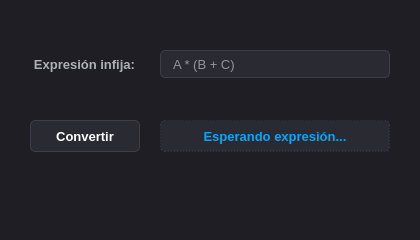
<?xml version="1.0" encoding="UTF-8"?>
<ui version="4.0">
 <class>Dialog</class>
 <widget class="QDialog" name="Dialog">
  <property name="geometry">
   <rect>
    <x>0</x>
    <y>0</y>
    <width>420</width>
    <height>240</height>
   </rect>
  </property>
  <property name="windowTitle">
   <string>Conversor de Expresiones</string>
  </property>
  <property name="styleSheet">
   <string notr="true">/* ======================================================================== */
/* CONFIGURACIÓN GENERAL                                                    */
/* ======================================================================== */
QWidget {
    background-color: #1e1e24;
    color: #e0e0e6;
    font-family: &quot;Segoe UI&quot;, Helvetica, Arial, sans-serif;
    font-size: 13px;
}

/* ======================================================================== */
/* QLABEL (Etiquetas de texto)                                              */
/* ======================================================================== */
QLabel {
    background-color: transparent;
    color: #b0b0b8;
    font-weight: 500;
    padding: 2px;
}

QLabel#label_2 { 
    background-color: #2a2a32;
    color: #00a8ff;
    border: 1px dashed #3e3e4a;
    border-radius: 5px;
    font-weight: bold;
}

/* ======================================================================== */
/* QLINEEDIT (Campos de texto)                                              */
/* ======================================================================== */
QLineEdit {
    background-color: #2a2a32;
    color: #ffffff;
    border: 1px solid #3e3e4a;
    border-radius: 5px;
    padding: 4px 10px;
    selection-background-color: #007acc;
}

QLineEdit:hover {
    border: 1px solid #4f4f64;
}

QLineEdit:focus {
    border: 1px solid #00a8ff;
    background-color: #2d2d38;
}

/* ======================================================================== */
/* QPUSHBUTTON (Botones)                                                    */
/* ======================================================================== */
QPushButton {
    background-color: #2a2a32;
    color: #ffffff;
    border: 1px solid #3e3e4a;
    border-radius: 5px;
    font-weight: 600;
}

QPushButton:hover {
    background-color: #33333d;
    border: 1px solid #00a8ff;
}

QPushButton:pressed {
    background-color: #22222a;
    border: 1px solid #007acc;
}</string>
  </property>
  <widget class="QLineEdit" name="lineEdit">
   <property name="geometry">
    <rect>
     <x>160</x>
     <y>50</y>
     <width>230</width>
     <height>28</height>
    </rect>
   </property>
   <property name="placeholderText">
    <string>A * (B + C)</string>
   </property>
  </widget>
  <widget class="QLabel" name="label">
   <property name="geometry">
    <rect>
     <x>30</x>
     <y>50</y>
     <width>110</width>
     <height>28</height>
    </rect>
   </property>
   <property name="text">
    <string>Expresión infija:</string>
   </property>
   <property name="alignment">
    <set>Qt::AlignRight|Qt::AlignVCenter</set>
   </property>
  </widget>
  <widget class="QLabel" name="label_2">
   <property name="geometry">
    <rect>
     <x>160</x>
     <y>120</y>
     <width>230</width>
     <height>32</height>
    </rect>
   </property>
   <property name="text">
    <string>Esperando expresión...</string>
   </property>
   <property name="alignment">
    <set>Qt::AlignCenter</set>
   </property>
  </widget>
  <widget class="QPushButton" name="pushButton">
   <property name="geometry">
    <rect>
     <x>30</x>
     <y>120</y>
     <width>110</width>
     <height>32</height>
    </rect>
   </property>
   <property name="text">
    <string>Convertir</string>
   </property>
  </widget>
 </widget>
 <resources/>
 <connections/>
</ui>
